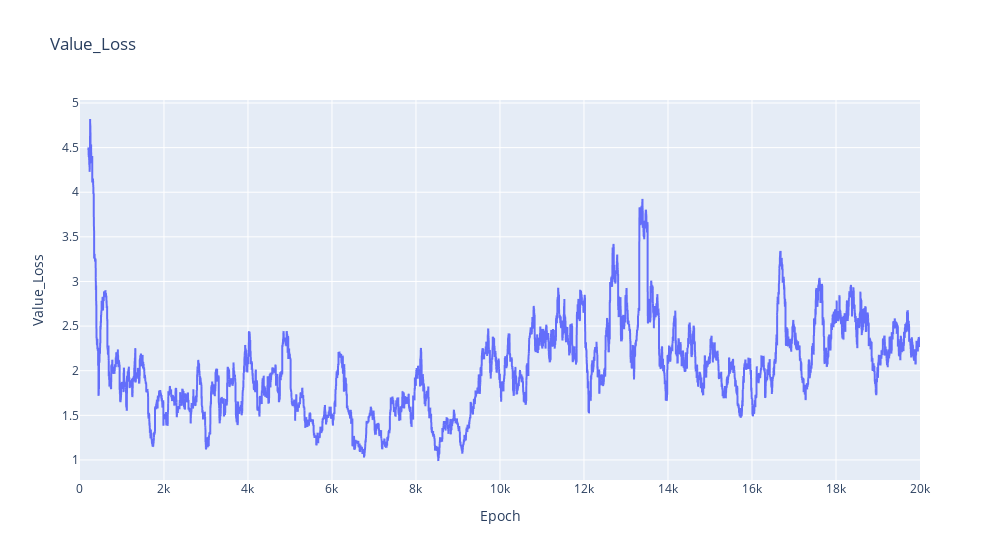
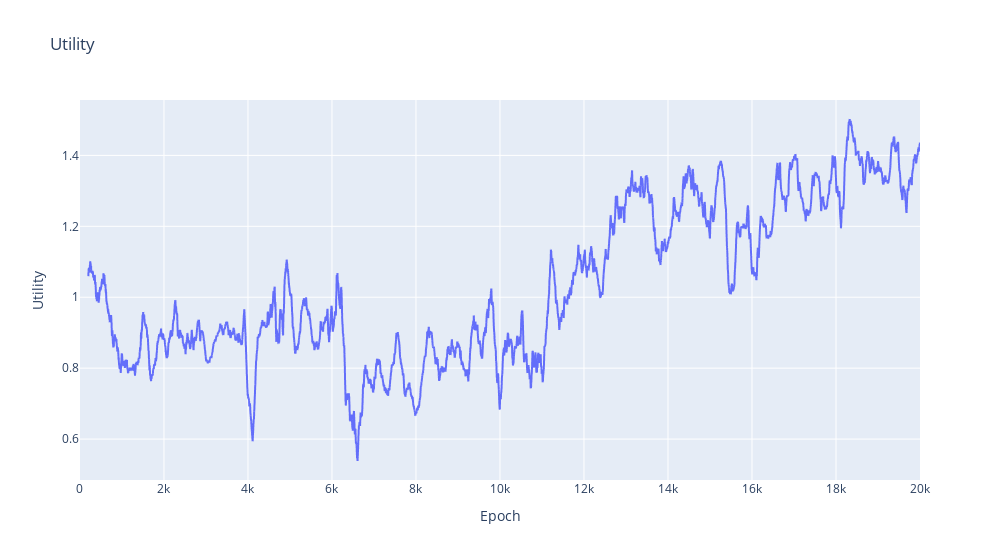
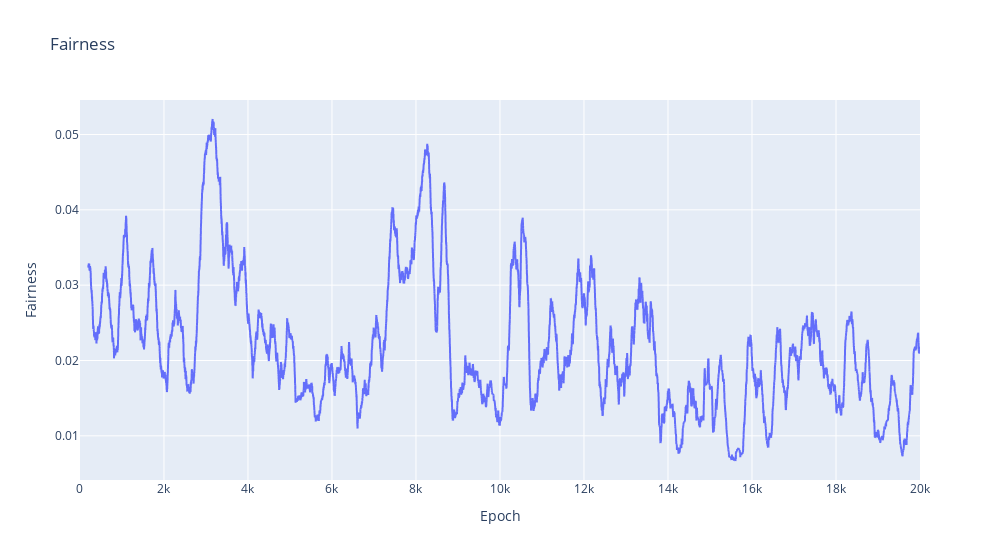
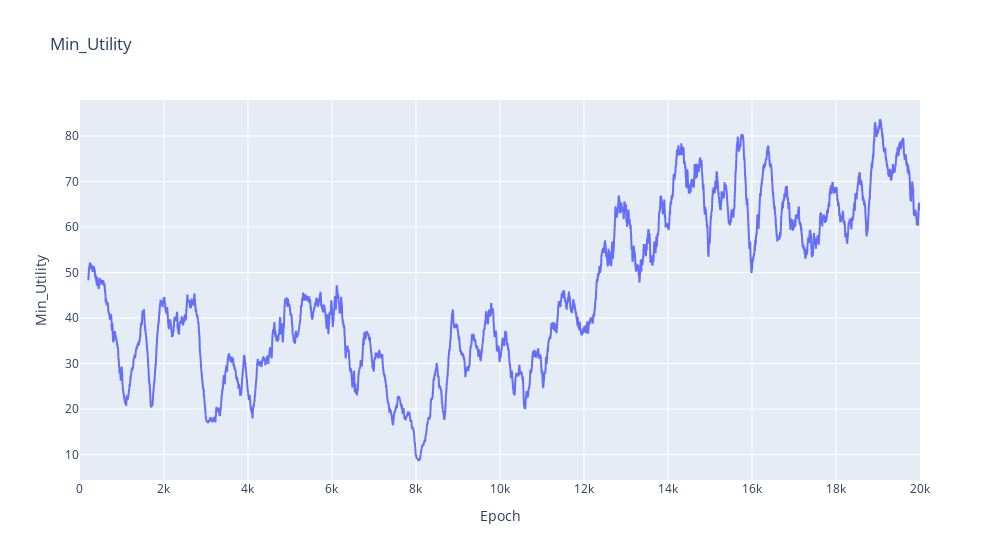

Write notebook code for charts like these, in order.
### Code cell
logdir = 'logs/metrics/events.out.tfevents.1686942566.yoda.1326185.0.v2'
logdir = 'logs/metrics2/events.out.tfevents.1686972630.yoda.1509697.0.v2'
logdir = 'logs/metrics_DQN/events.out.tfevents.1687382162.yoda.3496151.0.v2'
logdir = 'logs/metrics_DQN_Reallocate/events.out.tfevents.1687466688.yoda.2016143.0.v2'
logdir = 'logs/metrics_DQN_Reallocate/events.out.tfevents.1687467357.yoda.2052725.0.v2'


data = read_tensorboard_log(logdir)

keys = ['Policy_Loss', 'Value_Loss', 'Utility', 'Fairness']
keys = [ 'Value_Loss', 'Utility', 'Fairness', 'Min_Utility']
# keys = ['Utility', 'Fairness']

#Plot subfigures
fig = plt.figure(figsize=(10, 10))
for i, key in enumerate(keys):
    x = data[key][0]
    y = data[key][1]
    # print(key, x, y)
    #plot a smoothed curve
    y_smooth = pd.DataFrame(y).rolling(200).mean()
    # y_smooth = y
    df = pd.DataFrame({'Epoch': x, key: y_smooth[0]})
    plt.subplot(2, 2, i+1)
    plt.xlabel('Epoch')
    plt.ylabel(key)
    plt.plot(x, y_smooth)
# plt.show()

#plot 2x2 subfigures using plotly
for i, key in enumerate(keys):
    x = data[key][0]
    y = data[key][1]
    # print(key, x, y)
    print(key)
    #plot a smoothed curve
    y_smooth = pd.DataFrame(y).rolling(200).mean()
    # y_smooth = y
    #change the size of the figure
    px.defaults.width = 1000
    df = pd.DataFrame({'Epoch': x, key: y_smooth[0]})
    fig = px.line(df, x='Epoch', y=key, title=key)
    fig.show()

### Figure 1 — Plotly figure (JSON) as saved in the notebook; plotly's stock layout.template omitted (floating-point values rounded to 4 significant figures; data arrays with more than 128 entries replaced by an {"elided": "..."} marker saying what was removed)
{"data": [{"hovertemplate": "Epoch=%{x}<br>Value_Loss=%{y}<extra></extra>", "legendgroup": "", "line": {"color": "#636efa", "dash": "solid"}, "marker": {"symbol": "circle"}, "mode": "lines", "name": "", "showlegend": false, "type": "scattergl", "x": {"elided": "20000 int values"}, "xaxis": "x", "y": {"elided": "20000 float values"}, "yaxis": "y"}], "layout": {"legend": {"tracegroupgap": 0}, "title": {"text": "Value_Loss"}, "width": 1000, "xaxis": {"anchor": "y", "domain": [0, 1], "title": {"text": "Epoch"}}, "yaxis": {"anchor": "x", "domain": [0, 1], "title": {"text": "Value_Loss"}}}}

### Figure 2 — Plotly figure (JSON) as saved in the notebook; plotly's stock layout.template omitted (floating-point values rounded to 4 significant figures; data arrays with more than 128 entries replaced by an {"elided": "..."} marker saying what was removed)
{"data": [{"hovertemplate": "Epoch=%{x}<br>Utility=%{y}<extra></extra>", "legendgroup": "", "line": {"color": "#636efa", "dash": "solid"}, "marker": {"symbol": "circle"}, "mode": "lines", "name": "", "showlegend": false, "type": "scattergl", "x": {"elided": "20000 int values"}, "xaxis": "x", "y": {"elided": "20000 float values"}, "yaxis": "y"}], "layout": {"legend": {"tracegroupgap": 0}, "title": {"text": "Utility"}, "width": 1000, "xaxis": {"anchor": "y", "domain": [0, 1], "title": {"text": "Epoch"}}, "yaxis": {"anchor": "x", "domain": [0, 1], "title": {"text": "Utility"}}}}

### Figure 3 — Plotly figure (JSON) as saved in the notebook; plotly's stock layout.template omitted (floating-point values rounded to 4 significant figures; data arrays with more than 128 entries replaced by an {"elided": "..."} marker saying what was removed)
{"data": [{"hovertemplate": "Epoch=%{x}<br>Fairness=%{y}<extra></extra>", "legendgroup": "", "line": {"color": "#636efa", "dash": "solid"}, "marker": {"symbol": "circle"}, "mode": "lines", "name": "", "showlegend": false, "type": "scattergl", "x": {"elided": "20000 int values"}, "xaxis": "x", "y": {"elided": "20000 float values"}, "yaxis": "y"}], "layout": {"legend": {"tracegroupgap": 0}, "title": {"text": "Fairness"}, "width": 1000, "xaxis": {"anchor": "y", "domain": [0, 1], "title": {"text": "Epoch"}}, "yaxis": {"anchor": "x", "domain": [0, 1], "title": {"text": "Fairness"}}}}

### Figure 4 — Plotly figure (JSON) as saved in the notebook; plotly's stock layout.template omitted (floating-point values rounded to 4 significant figures; data arrays with more than 128 entries replaced by an {"elided": "..."} marker saying what was removed)
{"data": [{"hovertemplate": "Epoch=%{x}<br>Min_Utility=%{y}<extra></extra>", "legendgroup": "", "line": {"color": "#636efa", "dash": "solid"}, "marker": {"symbol": "circle"}, "mode": "lines", "name": "", "showlegend": false, "type": "scattergl", "x": {"elided": "20000 int values"}, "xaxis": "x", "y": {"elided": "20000 float values"}, "yaxis": "y"}], "layout": {"legend": {"tracegroupgap": 0}, "title": {"text": "Min_Utility"}, "width": 1000, "xaxis": {"anchor": "y", "domain": [0, 1], "title": {"text": "Epoch"}}, "yaxis": {"anchor": "x", "domain": [0, 1], "title": {"text": "Min_Utility"}}}}
